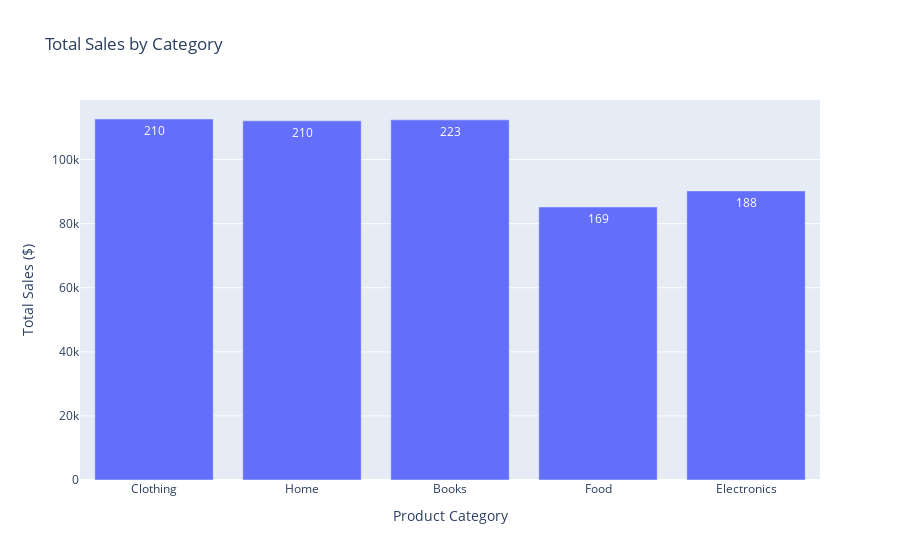

Notebook cell for this chart:
### Code cell
# Plot the results
fig: go.Figure = px.bar(
    category_sales,
    x="category",
    y="Total Sales",
    title="Total Sales by Category",
    text="Transaction Count",
    labels={"Total Sales": "Total Sales ($)", "category": "Product Category"},
)
fig.show()

### Figure 1 — Plotly figure (JSON) as saved in the notebook; plotly's stock layout.template omitted (floating-point values rounded to 4 significant figures)
{"data": [{"hovertemplate": "Product Category=%{x}<br>Total Sales ($)=%{y}<br>Transaction Count=%{text}<extra></extra>", "legendgroup": "", "marker": {"color": "#636efa", "pattern": {"shape": ""}}, "name": "", "orientation": "v", "showlegend": false, "text": [210.0, 210.0, 223.0, 169.0, 188.0], "textposition": "auto", "type": "bar", "x": ["Clothing", "Home", "Books", "Food", "Electronics"], "xaxis": "x", "y": [112700.0, 112100.0, 112400.0, 85220.0, 90230.0], "yaxis": "y"}], "layout": {"barmode": "relative", "legend": {"tracegroupgap": 0}, "title": {"text": "Total Sales by Category"}, "xaxis": {"anchor": "y", "domain": [0, 1], "title": {"text": "Product Category"}}, "yaxis": {"anchor": "x", "domain": [0, 1], "title": {"text": "Total Sales ($)"}}}}
